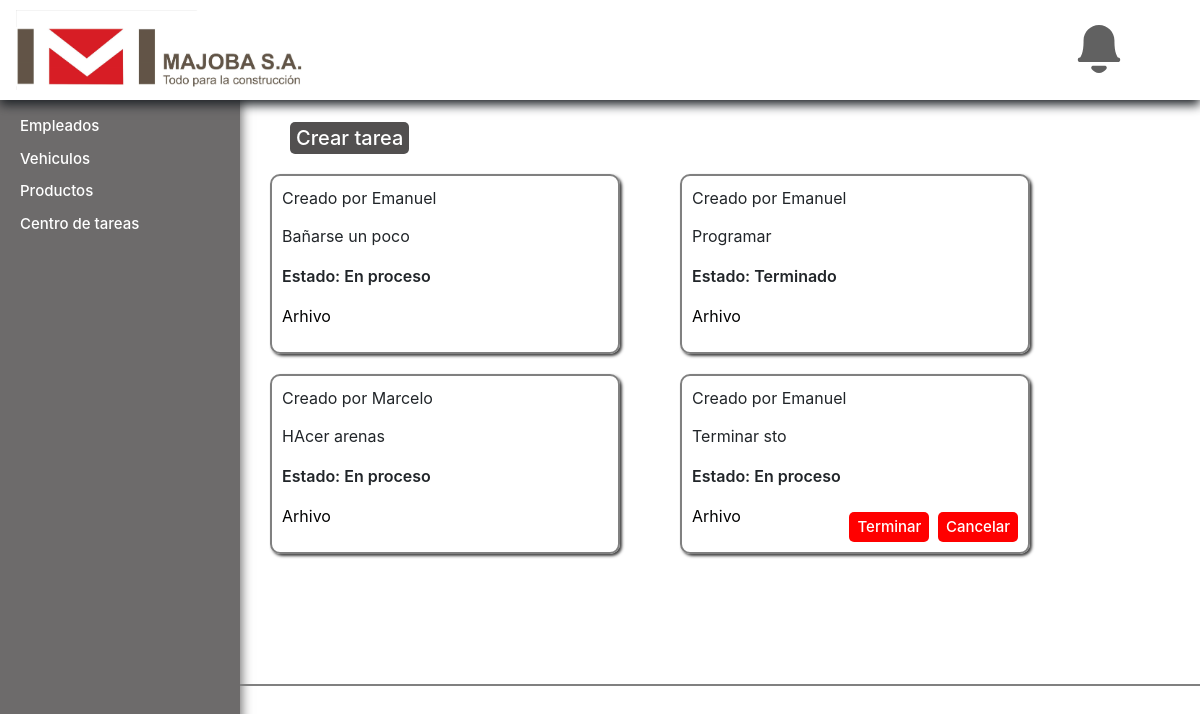
Page /tasks/ (signed in) on the earlier database version.
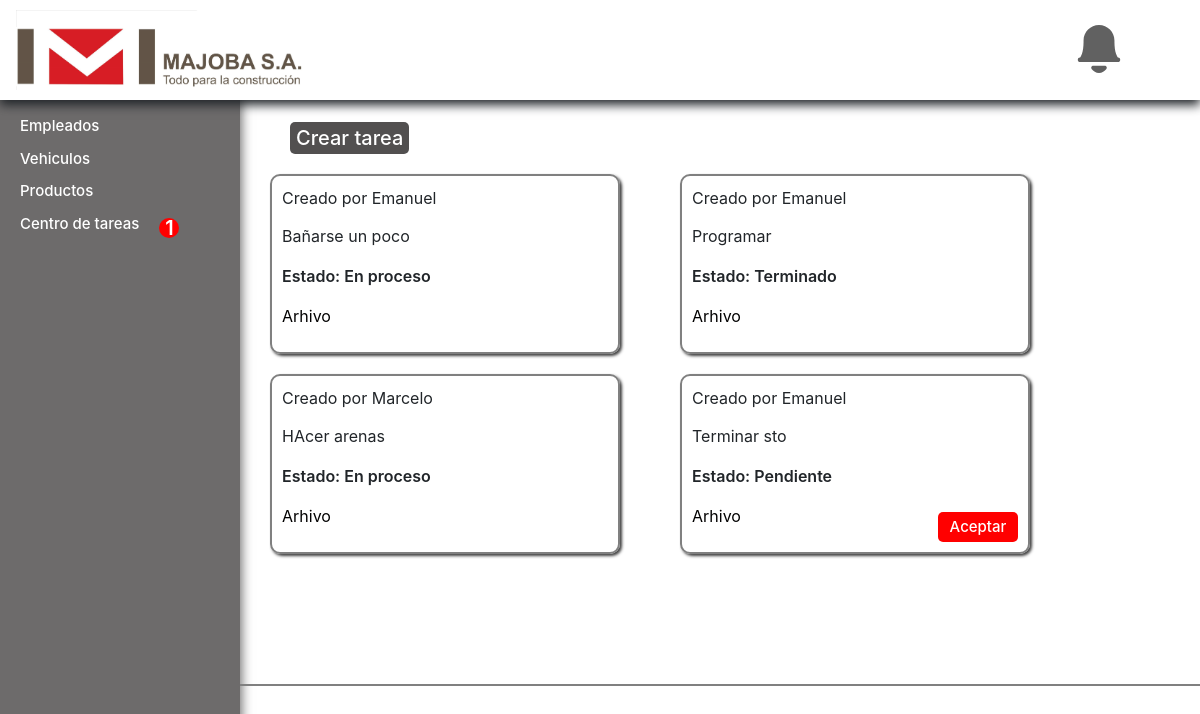
Same page on the later database version.
### MajobaWebApp/models.py (models this page shows, shortened)
class Task(models.Model):
    state_choices = [
        ('Pendiente', 'Pendiente'),
        ('En proceso', 'En proceso'),
        ('Terminado', 'Terminado'),
    ]
    taker = models.IntegerField(default=0)
    type = models.IntegerField(default=4)
    creator = models.ForeignKey(User, on_delete=models.CASCADE, null=True)
    msg = models.CharField(max_length=50, verbose_name='Indique la tarea a realizar')
    file = models.FileField(upload_to='media/files/', verbose_name='Archivo')
    state = models.CharField(max_length=100, verbose_name='Estado', choices=state_choices, default='Pendiente')
    created = models.DateTimeField(auto_now_add=True)
    updated = models.DateTimeField(auto_now= True)

### MajobaWebApp/views.py (the view)
# urls.py: path('tasks/', views.task_view, name = 'tasks'),
@login_required
def task_view(request):
    icons = {
    'pdf': 'pdf_icon.png',
    'doc': 'doc_icon.png',
    'txt': 'txt_icon.png',
    }
    tasks = Task.objects.all()
    userid = request.user.id
    return render (request, 'task_template.html', {'tasks':tasks, 'icons':icons, 'userid':userid})

### MajobaWebApp/context_processors.py (called while the page is built)
def base_context(request):
    if request.user.is_authenticated:
        notifi = Notification.objects.filter(receive__id__icontains= request.user.id).order_by('-created')
        count = (notifi.filter(is_check=False)).count()
        pending_task_count = Task.objects.filter(state__icontains= 'Pendiente').count()
        return {'notifications':notifi, 'count':count, 'pending':pending_task_count}
    else:
        count = 0
        return { 'count':count}

### MajobaWebApp/templates/task_template.html (shortened to what this page needs)
{% extends 'base_template.html' %}
{% load static %}
{% block content %}
<div class="task-container">
    <a style="padding: 0px 50px 10px; width: 100%;"  href="{% url 'create' id='Tarea' %}">
        <button class="grey" style="border-radius: 5px; max-height: 40px;">
          Crear tarea
        </button>
        </a>
    {% for Task in tasks %}
    <div class="task">
        <span>Creado por {{ Task.creator.username }}</span>
        <div class="details">
            <p>{{ Task.msg }}</p>
            <p id="state" style="font-weight: 600;">Estado: {{ Task.state }}</p>
            <a href="{{ Task.file.url }}" download>Arhivo</a>
        </div>
        {% if Task.state != 'Terminado' %}
            {% if Task.taker == request.user.id and Task.state == 'En proceso' %}
                <a href="{% url 'taskend' id=Task.id %}"><button >Terminar</button></a>
                <a href="{% url 'taskcancel' id=Task.id %}"><button >Cancelar</button></a>
            {% else %}
            {% if Task.state == "Pendiente" %}
                <button class="taskButton" used="False" data_valor="{{ Task.id }}" >Aceptar</button>
            {%endif%}
            {% endif %}
        {% endif %}
    </div>
    {% endfor %}
{% endblock %}

### MajobaWebApp/templates/base_template.html (shortened to what this page needs)
<!DOCTYPE html>
<html lang="en">
<head>
    {% load static %}
    <link rel="stylesheet" href="https://unpkg.com/swiper/swiper-bundle.min.css"/>
    <link rel="stylesheet" href="https://cdnjs.cloudflare.com/ajax/libs/font-awesome/4.5.0/css/font-awesome.min.css">
    <link href="https://fonts.googleapis.com/css?family=Roboto" rel="stylesheet"> <link rel='stylesheet' href='https://cdnjs.cloudflare.com/ajax/libs/twitter-bootstrap/4.0.0-beta/css/bootstrap.min.css'>
    <link rel="stylesheet" type="text/css" href="{% static 'MajobaWebApp/css/style.css' %}">
</head>
<body>
  <nav>
    <div class="navbar">
      <div class="nav-logo-lg">
        <a href="{% url 'index' %}"><img src="{% static 'MajobaWebApp/img/logo-majoba.png' %}" alt="">
        </a>
      </div>
      <div class="notification-area">
        <a onclick="notifAction()" id="noti-btn" class="notification-btn" id="notification-btn">
          <img src="{% static 'MajobaWebApp/img/bell-svgrepo-com (1).svg' %}" alt="noti-icon">
        </a>
      </div>
    </div>
  </nav>
<div class="container-principal">
    <div class="sidebar">
        <ul class="sidebar-list">
          <li class="list-item">
            <div class="submenu-item">
              Empleados
            </div>
          </li>
          <li class="list-item">
            <div class="submenu-item">
              Vehiculos
            </div>
          </li>
          <li class="list-item">
            <div class="submenu-item">
              Productos
            </div>
          </li>
          <li style="display: flex; flex-flow: row;" class="list-item">
            <a href="{% url 'tasks' %}">
            <div class="item">
              Centro de tareas
            </div>
            </a>
            {% if pending > 0 %}
            <span id="task-count" class="task-count">
              {{ pending }}
            </span>
            {% endif %}
          </li>
        </ul>
    </div>
    {% block content %}
    {% endblock %}
</div>
</body>
</html>

### static/MajobaWebApp/css/style.css (style rules this page uses)
body { align-items: center; justify-content: center; background-color: white; height: 100%!important; min-height: 100vh; width: 100%; }
html, body { height: 100%; margin: 0; padding: 0; }
a { color:#030202; text-decoration: none!important; }
button { background-color: red; color: white; position: relative; display: flex; align-items: center; justify-content: center; font-weight: 500; font-size: 20px; border-radius: 2px; box-shadow: none; box-shadow: none !important; border: none; cursor: pointer; }
button.grey { background-color: rgb(82, 80, 80) ; }
nav { padding: 0; margin: 0 0 10px; display: flex; position: fixed; left: 0; top: 0; height: 100px; width: 100%; background-color: white; box-shadow: 0 5px 10px; }
nav { z-index: 1; }
nav .navbar { display: flex; align-items: center; justify-content: space-between; position: absolute; height: 100%; width: 95%; overflow: hidden; }
.nav-logo-lg a { overflow: hidden; }
.nav-logo-lg img { margin: 0; max-width: 300px; max-height: 200px; }
.notification-area { position: relative; display: inline-block; cursor: pointer; }
.notification-area img { max-width: 50px; max-height: 50px; margin: 0; }
span.task-count { margin: 5px 20px 0px; display: flex; justify-content: center; align-items: center; min-width: 20px; min-height: 20px; max-width: 20px; max-height: 20px; justify-content: center; background-color:red; font-weight: 600; font-size: 20px; padding: 0; color: white; border-radius: 50%; }
div .sidebar { widows: 30vw; grid-area: 1 / 1 / 4 / 1; background-color: rgb(109, 107, 107); padding-top: 80px; min-height: 100vh; max-height: 100%; box-shadow: 2px 5px 10px rgba(102, 101, 101, 0.904); }
.sidebar-list { list-style: none; align-items: center; padding: 30px 10px; }
.list-item { border-radius: 5px; padding: 15px 20px; font-size: 20px; color: white; font-weight: 500; cursor: pointer; }
.sidebar .list-item a { text-decoration: none; color: white; }
.list-item span { transition:0.5s; }
.container-principal { display: grid; grid-template-columns: 20% auto; grid-template-rows: auto auto auto; width: 100%; height: 100%; min-height: 100vh; margin: 0; }
.task-container { display: flex; flex-wrap: wrap; flex-direction:row; align-items: center; padding: 120px 0px; border-top: 2px solid grey; border-bottom: 2px solid grey; }
.task-container .task { display: flex; flex-wrap: wrap; justify-content: space-between; margin: 10px 30px; padding: 10px; min-height: 180px; max-height: 400px; width: 350px; border: 2px solid grey; border-radius: 10px; box-shadow: 2px 2px 3px rgba(44, 44, 44, 0.904); word-wrap: break-word; }
.task div.details { flex-wrap: wrap; justify-content: space-between; }
.task span { width: 100%; }
.task button { align-self: flex-end; width: 80px; height: 30px; border-radius: 5px; font-size: 15px; }
.task a { align-self: flex-end; }
@media (min-width: 1200px) and (max-width: 1400px) { .list-item { font-size: 15px; padding: 5px 10px; } }

Differences in the rows shown:
changed Task "Terminar sto": state "En proceso" → "Pendiente"; state "Terminar Cancelar" → "Aceptar"
Other differences:
{{ pending }}: (not shown) → "1"
